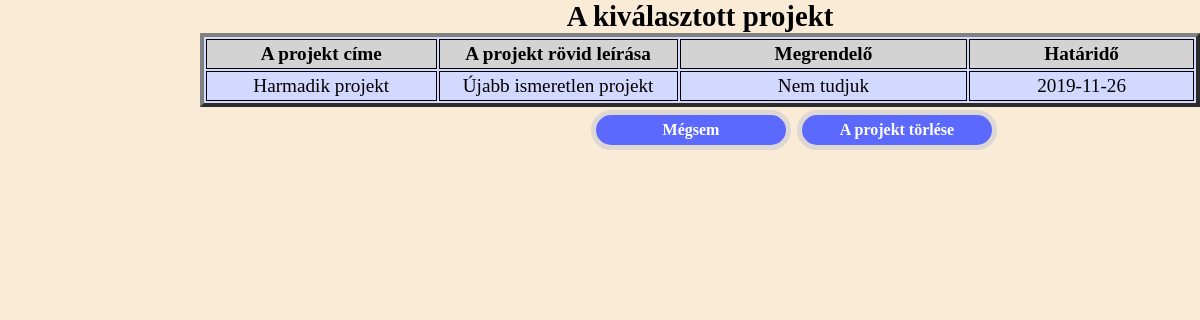
The app's page /Projektek/ProjektTorol.php?id=7, older data.
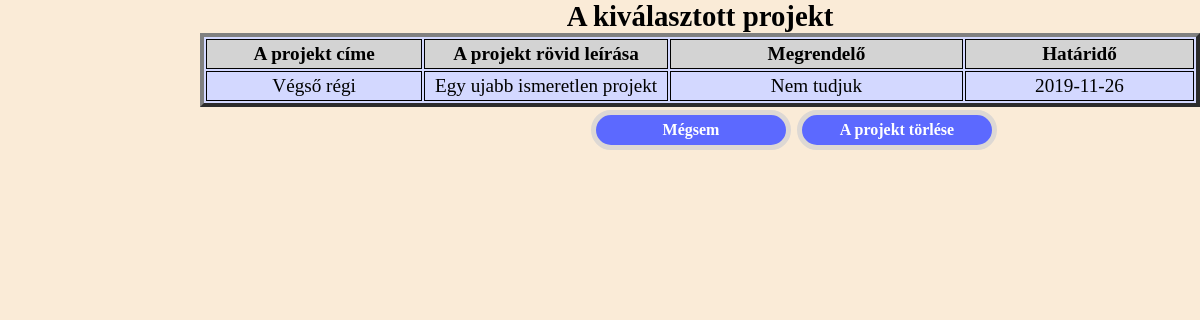
The same page, newer data.
### tables this page shows
CREATE TABLE `projektek` (
  `id` int(10) UNSIGNED NOT NULL,
  `p_nev` varchar(30) DEFAULT NULL,
  `p_leiras` varchar(200) DEFAULT NULL,
  `m_id` int(10) UNSIGNED DEFAULT NULL,
  `p_megrendelo` varchar(50) DEFAULT NULL,
  `p_hatarido` date DEFAULT NULL
);

### Projektek/ProjektTorol.php (the view, shortened to what this page needs)
<?php
$KeresoParameter = $_GET["id"];
?>
<!DOCTYPE>
<html lang="hu">
<head>
	<link rel="stylesheet" type="text/css" href="../Dizajn/projekterCSS.css">
    <link rel="stylesheet" type="text/css" href="Dizajn/menu.css">
</head>
<body>
<?php
global $conn;
$sql = "SELECT * FROM projektek WHERE id = '$KeresoParameter'";
$stmt = $conn->query($sql);
$Adatsorok = $stmt->fetch_array();
$P_nev = $Adatsorok["p_nev"];
$P_leiras = $Adatsorok["p_leiras"];
$P_megrendelo = $Adatsorok["p_megrendelo"];
$P_hatarido = $Adatsorok["p_hatarido"];
?>
<form class="" action="ProjektTorol.php?id=<?php echo $KeresoParameter; ?>" method="post">
	<table width="1000" border="4" align="center">
		<caption>A kiválasztott projekt</caption>
		<tr style="background-color: lightgray">
			<td style="font-weight: bold">A projekt címe</td>
			<td style="font-weight: bold">A projekt rövid leírása</td>
			<td style="font-weight: bold">Megrendelő</td>
			<td style="font-weight: bold">Határidő</td>
		</tr>
		<tr>
			<td><?php echo $P_nev?></td>
			<td><?php echo $P_leiras?></td>
			<td><?php echo $P_megrendelo?></td>
			<td><?php echo $P_hatarido?></td>
		</tr>
	</table>
	<div>
		<input type="submit" name="Elkuld", value="A projekt törlése">
		<input type="submit" name="Megsem", value="Mégsem">
</form>
</body>
</html>

Row changes from the older to the newer data that the page shows:
changed projektek "Nem tudjuk": p_nev "Harmadik projekt" → "Végső régi"; p_leiras "Újabb ismeretlen projekt" → "Egy ujabb ismeretlen projekt"
